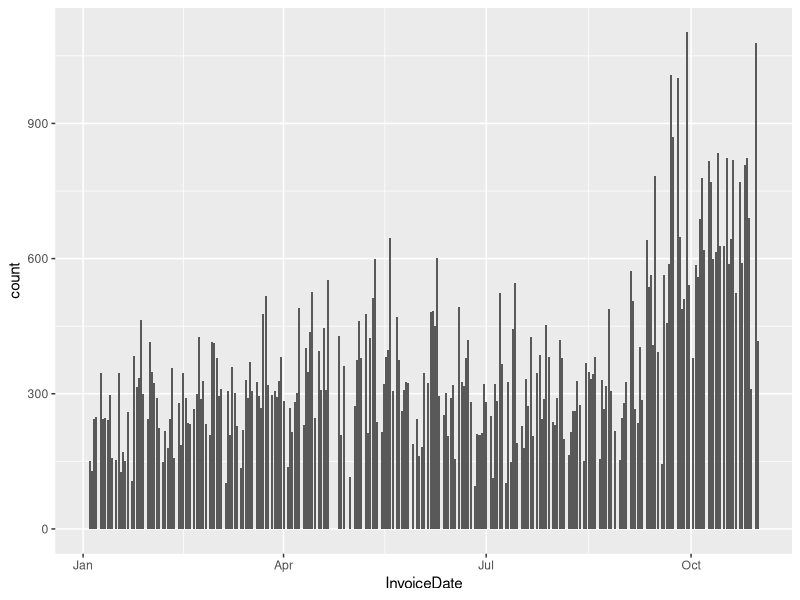
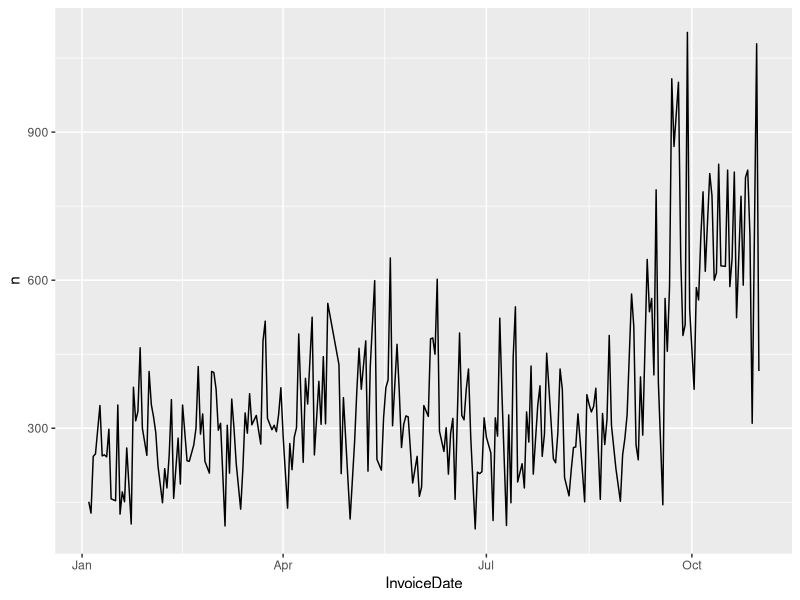
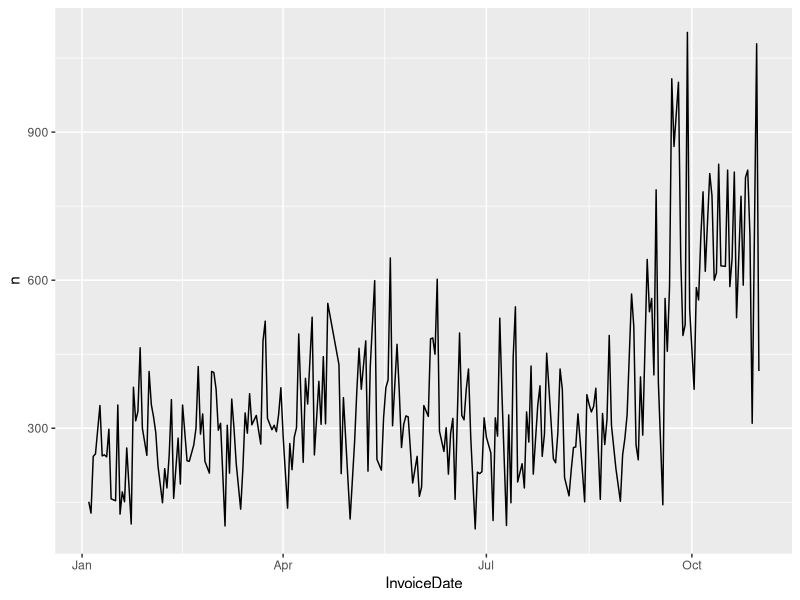
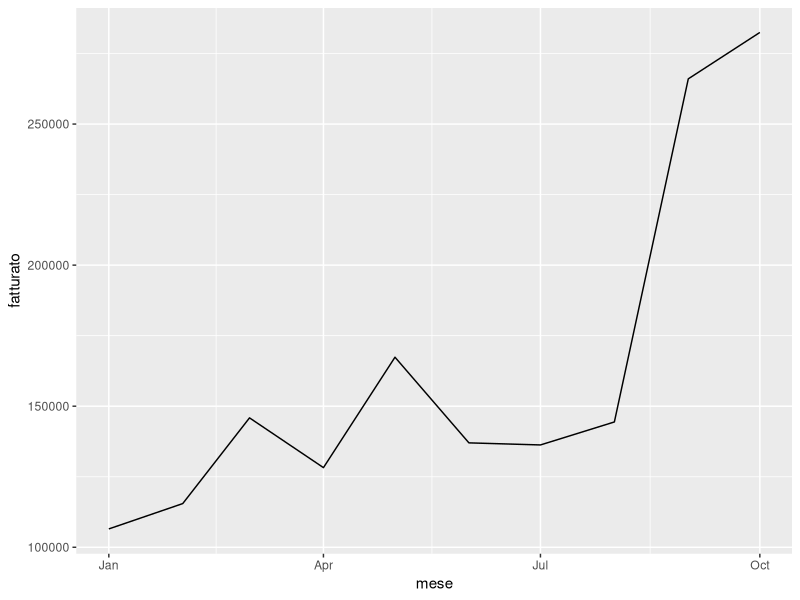

The R source for these figures, in order:
library(dplyr)
library(readr)
library(ggplot2)
library(lubridate)
online_retail_rfm <- read_csv("online_retail_rfm.csv")

summary(online_retail_rfm)

online_retail_rfm$CustomerID <- as.factor(online_retail_rfm$CustomerID)


ggplot(data=online_retail_rfm) +
  geom_bar(aes(InvoiceDate))


acquisti_giornalieri <- online_retail_rfm %>% 
  group_by(InvoiceDate) %>% 
  summarise(n=n())

ggplot(data=acquisti_giornalieri) +
  geom_line(aes(x=InvoiceDate, y=n))

online_retail_rfm %>% 
  group_by(InvoiceDate) %>% 
  summarise(n=n()) %>% 
ggplot() +
  geom_line(aes(x=InvoiceDate, y=n))



online_retail_rfm %>% 
  mutate(mese = floor_date(InvoiceDate, "month")) %>% 
  group_by(mese) %>% 
  summarise(n=n(), fatturato = sum(Total)) %>% 
  ggplot() +
  geom_line(aes(x=mese, y=fatturato))


rfm <- online_retail_rfm %>% 
  group_by(CustomerID) %>%
  summarise(r = as.numeric(today()-max(InvoiceDate)), 
            f=n(), 
            m=sum(Total)) %>% 
  mutate(r_score = ntile(desc(r), 4), 
         f_score = ntile(f, 4), 
         m_score = ntile(m, 4)) %>% 
  mutate(cluster=ifelse(r_score == 4 & f_score == 4 & m_score == 4, 
                        "gold", "non gold"))


rfm %>% 
  group_by(cluster) %>% 
  summarise(n=n(), fatturato = sum(m))



